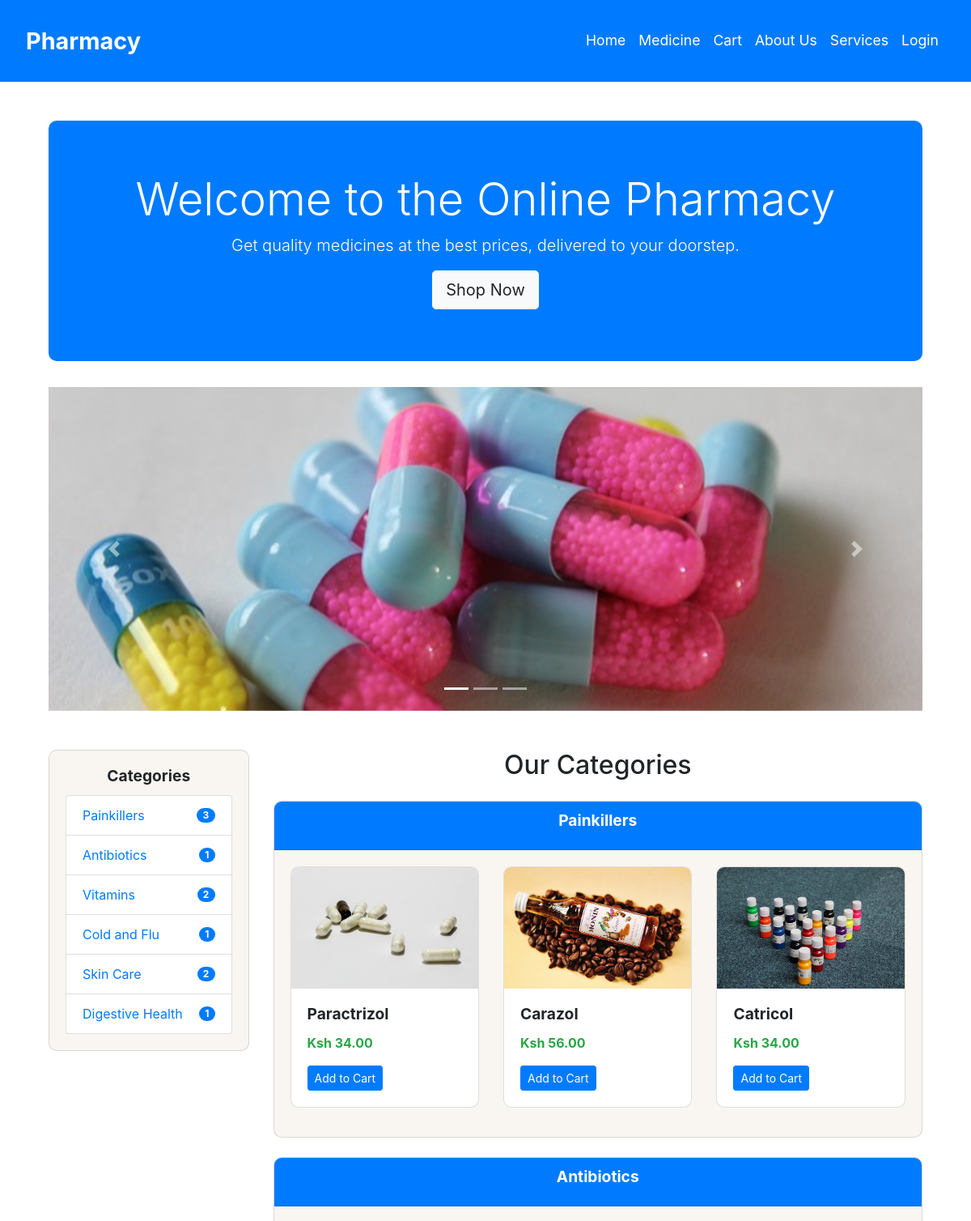
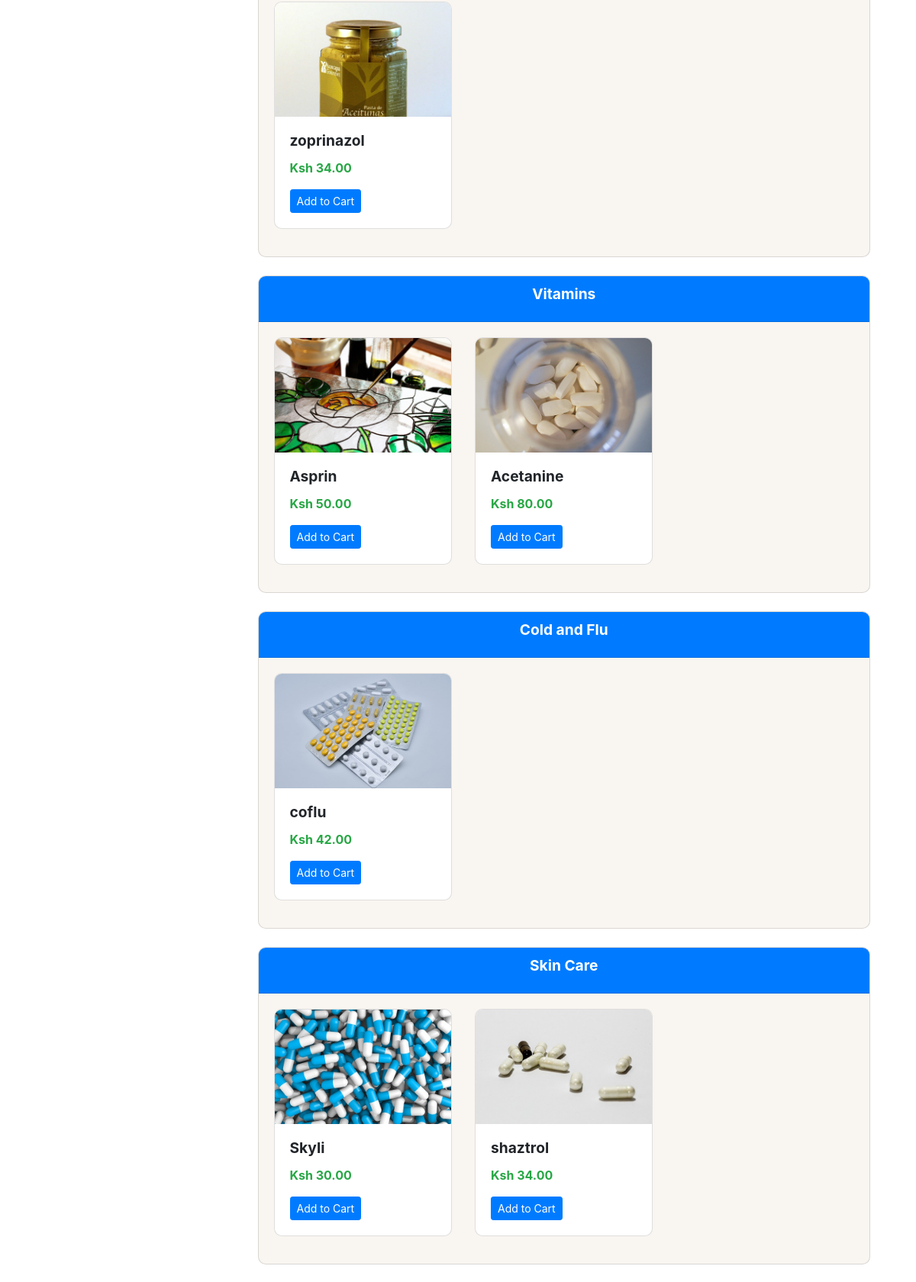
The page / (upper part) on the database its author committed (2 pictures, top to bottom).
### pharmacy_app/models.py (models this page shows, shortened)
class Medicine(models.Model):
    name = models.CharField(max_length=100)
    category = models.CharField(max_length=50)
    price = models.DecimalField(max_digits=10, decimal_places=2)
    stock = models.PositiveIntegerField()
    description = models.TextField()
    image = models.ImageField(upload_to='medicine_images/', blank=True, null=True)

### pharmacy_app/views.py (the view)
# urls.py: 2. Add a URL to urlpatterns:  path('', views.home, name='home')
def home(request):
    medicines = Medicine.objects.all()
    medicines_by_category = {
        'Painkillers': Medicine.objects.filter(category='Painkillers')[:4],
        'Antibiotics': Medicine.objects.filter(category='Antibiotics')[:4],
        'Vitamins': Medicine.objects.filter(category='Vitamins')[:4],
        'Cold and Flu' : Medicine.objects.filter(category='Cold and Flu')[:4],
        'Skin Care' : Medicine.objects.filter(category='Skin Care')[:4],
        'Digestive Health' : Medicine.objects.filter(category='Digestive Health')[:4]
    }
    carousel_images = [
        'images/medicine2.jpg',
        'images/capsules.jpg',
        'images/tablets.jpg',
    ]
    context = {
        'medicines_by_category': medicines_by_category,
        'carousel_images': carousel_images,
    }
    return render(request, 'home.html', context)

### pharmacy_app/templates/home.html (shortened to what this page needs)
{% extends "base.html" %}
{% load static %}
{% block content %}
<div class="container mt-4">
  <div class="jumbotron text-center bg-primary text-white">
    <h1 class="display-4">Welcome to the Online Pharmacy</h1>
    <p class="lead">Get quality medicines at the best prices, delivered to your doorstep.</p>
    <a href="{% url 'home' %}#our-categories" class="btn btn-light btn-lg">Shop Now</a>
  </div>
  <div id="carouselExampleIndicators" class="carousel slide" data-ride="carousel">
            <ol class="carousel-indicators">
                {% for image in carousel_images %}
                <li data-target="#carouselExampleIndicators" data-slide-to="{{ forloop.counter0 }}" class="{% if forloop.first %}active{% endif %}"></li>
                {% endfor %}
            </ol>
            <div class="carousel-inner">
                {% for image in carousel_images %}
                <div class="carousel-item {% if forloop.first %}active{% endif %}">
                    <img src="{% static image %}" class="d-block w-100" alt="Banner {{ forloop.counter }}">
                </div>
                {% endfor %}
            </div>
            <a class="carousel-control-prev" href="#carouselExampleIndicators" role="button" data-slide="prev">
                <span class="carousel-control-prev-icon" aria-hidden="true"></span>
            </a>
            <a class="carousel-control-next" href="#carouselExampleIndicators" role="button" data-slide="next">
                <span class="carousel-control-next-icon" aria-hidden="true"></span>
            </a>
        </div>
  <div class="row">
    <div class="col-md-3 mt-5">
      <div class="card sticky-top" style="background-color: #f9f5f0;">
        <div class="card-body">
          <h5 class="card-title text-center">Categories</h5>
          <ul class="list-group">
            {% for category, medicines in medicines_by_category.items %}
            <li class="list-group-item d-flex justify-content-between align-items-center">
              <a href="#{{ category|slugify }}" class="text-decoration-none">{{ category }}</a>
              <span class="badge badge-primary badge-pill">{{ medicines|length }}</span>
            </li>
            {% endfor %}
          </ul>
        </div>
      </div>
    </div>
    <div class="col-md-9">
      <div class="py-5">
        <h2 id="our-categories" class="text-center">Our Categories</h2>
        {% for category, medicines in medicines_by_category.items %}
        <div id="{{ category|slugify }}" class="card my-4" style="background-color: #f9f5f0;">
          <div class="card-header bg-primary text-white">
            <h3 class="card-title text-center">{{ category }}</h3>
          </div>
          <div class="card-body">
            <div class="row">
              {% for medicine in medicines %}
              <div class="col-md-4 mb-3">
                <div class="card">
                  {% if medicine.image %}
                  <img class="card-img-top" src="{{ medicine.image.url }}" alt="{{ medicine.name }}" style="height: 150px;">
                  {% else %}
                  <img class="card-img-top" src="{% static 'images/img.png' %}" alt="No Image" style="height: 150px;">
                  {% endif %}
                  <div class="card-body">
                    <h5 class="card-title">{{ medicine.name }}</h5>
                    <p class="text-success"><strong>Ksh {{ medicine.price }}</strong></p>
                    <a href="{% url 'add_to_cart' medicine.pk %}" class="btn btn-primary btn-sm">Add to Cart</a>
                  </div>
                </div>
              </div>
              {% endfor %}
            </div>
          </div>
        </div>
        {% endfor %}
      </div>
    </div>
  </div>
</div>
{% endblock %}

### static/style/style.css (style rules this page uses)
html { scroll-behavior: smooth; }

### pharmacy_app/templates/base.html (style rules this page uses)
body { display: flex; flex-direction: column; min-height: 100vh; }
.jumbotron { background-color: #f8f9fa; border-radius: 10px; }
.carousel-item img { height: 400px; object-fit: cover; }
.card { border-radius: 10px; overflow: hidden; }
.card-body { padding: 1.25rem; }
.card-title { font-size: 1.2rem; font-weight: bold; }
.card-img-top { height: 200px; object-fit: cover; }

### rows shown on the page
Medicine: image (picture), name "Paractrizol", price "34.00"
Medicine: image (picture), name "Carazol", price "56.00"
Medicine: image (picture), name "Catricol", price "34.00"
Medicine: image (picture), name "zoprinazol", price "34.00"
Medicine: image (picture), name "Asprin", price "50.00"
Medicine: image (picture), name "Acetanine", price "80.00"
Medicine: image (picture), name "coflu", price "42.00"
Medicine: image (picture), name "Skyli", price "30.00"
Medicine: image (picture), name "shaztrol", price "34.00"

### other values the page prints
{{ category }} "Painkillers" "Antibiotics" "Vitamins" "Cold and Flu" "Skin Care" "Digestive Health"
{{ medicines|length }} "3" "1" "2" "1" "2" "1"
{{ category }} "Painkillers" "Antibiotics" "Vitamins" "Cold and Flu" "Skin Care"
